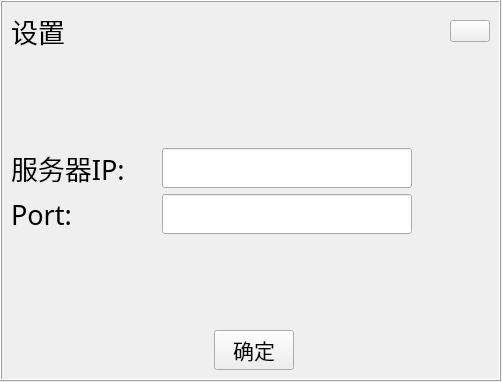
<?xml version="1.0" encoding="UTF-8"?>
<ui version="4.0">
 <class>Settings</class>
 <widget class="QWidget" name="Settings">
  <property name="geometry">
   <rect>
    <x>0</x>
    <y>0</y>
    <width>502</width>
    <height>382</height>
   </rect>
  </property>
  <property name="windowTitle">
   <string>Form</string>
  </property>
  <widget class="QFrame" name="frame">
   <property name="geometry">
    <rect>
     <x>0</x>
     <y>0</y>
     <width>501</width>
     <height>381</height>
    </rect>
   </property>
   <property name="frameShape">
    <enum>QFrame::Box</enum>
   </property>
   <property name="frameShadow">
    <enum>QFrame::Raised</enum>
   </property>
   <layout class="QVBoxLayout" name="verticalLayout_2">
    <item>
     <layout class="QHBoxLayout" name="horizontalLayout_3">
      <item>
       <widget class="QLabel" name="label_3">
        <property name="font">
         <font>
          <family>Agency FB</family>
          <pointsize>20</pointsize>
         </font>
        </property>
        <property name="text">
         <string>设置</string>
        </property>
       </widget>
      </item>
      <item>
       <spacer name="horizontalSpacer">
        <property name="orientation">
         <enum>Qt::Horizontal</enum>
        </property>
        <property name="sizeHint" stdset="0">
         <size>
          <width>40</width>
          <height>20</height>
         </size>
        </property>
       </spacer>
      </item>
      <item>
       <widget class="QPushButton" name="pushButton_Close">
        <property name="text">
         <string/>
        </property>
       </widget>
      </item>
     </layout>
    </item>
    <item>
     <spacer name="verticalSpacer">
      <property name="orientation">
       <enum>Qt::Vertical</enum>
      </property>
      <property name="sizeHint" stdset="0">
       <size>
        <width>20</width>
        <height>76</height>
       </size>
      </property>
     </spacer>
    </item>
    <item>
     <layout class="QVBoxLayout" name="verticalLayout">
      <item>
       <layout class="QHBoxLayout" name="horizontalLayout">
        <item>
         <widget class="QLabel" name="label">
          <property name="minimumSize">
           <size>
            <width>145</width>
            <height>0</height>
           </size>
          </property>
          <property name="maximumSize">
           <size>
            <width>145</width>
            <height>16777215</height>
           </size>
          </property>
          <property name="font">
           <font>
            <family>Agency FB</family>
            <pointsize>20</pointsize>
           </font>
          </property>
          <property name="text">
           <string>服务器IP:</string>
          </property>
         </widget>
        </item>
        <item>
         <widget class="QLineEdit" name="lineEdit_IP">
          <property name="minimumSize">
           <size>
            <width>250</width>
            <height>40</height>
           </size>
          </property>
          <property name="maximumSize">
           <size>
            <width>250</width>
            <height>40</height>
           </size>
          </property>
          <property name="font">
           <font>
            <family>Bahnschrift Light</family>
            <pointsize>18</pointsize>
           </font>
          </property>
          <property name="text">
           <string/>
          </property>
         </widget>
        </item>
        <item>
         <spacer name="horizontalSpacer_5">
          <property name="orientation">
           <enum>Qt::Horizontal</enum>
          </property>
          <property name="sizeHint" stdset="0">
           <size>
            <width>40</width>
            <height>20</height>
           </size>
          </property>
         </spacer>
        </item>
       </layout>
      </item>
      <item>
       <layout class="QHBoxLayout" name="horizontalLayout_2">
        <item>
         <widget class="QLabel" name="label_2">
          <property name="minimumSize">
           <size>
            <width>145</width>
            <height>0</height>
           </size>
          </property>
          <property name="maximumSize">
           <size>
            <width>145</width>
            <height>16777215</height>
           </size>
          </property>
          <property name="font">
           <font>
            <family>Agency FB</family>
            <pointsize>20</pointsize>
           </font>
          </property>
          <property name="text">
           <string>Port:</string>
          </property>
         </widget>
        </item>
        <item>
         <widget class="QLineEdit" name="lineEdit_Port">
          <property name="minimumSize">
           <size>
            <width>250</width>
            <height>40</height>
           </size>
          </property>
          <property name="maximumSize">
           <size>
            <width>250</width>
            <height>40</height>
           </size>
          </property>
          <property name="font">
           <font>
            <family>Bahnschrift Light</family>
            <pointsize>18</pointsize>
           </font>
          </property>
         </widget>
        </item>
        <item>
         <spacer name="horizontalSpacer_2">
          <property name="orientation">
           <enum>Qt::Horizontal</enum>
          </property>
          <property name="sizeHint" stdset="0">
           <size>
            <width>40</width>
            <height>20</height>
           </size>
          </property>
         </spacer>
        </item>
       </layout>
      </item>
     </layout>
    </item>
    <item>
     <spacer name="verticalSpacer_2">
      <property name="orientation">
       <enum>Qt::Vertical</enum>
      </property>
      <property name="sizeHint" stdset="0">
       <size>
        <width>20</width>
        <height>40</height>
       </size>
      </property>
     </spacer>
    </item>
    <item>
     <layout class="QHBoxLayout" name="horizontalLayout_6">
      <item>
       <widget class="QLabel" name="label_4">
        <property name="maximumSize">
         <size>
          <width>0</width>
          <height>0</height>
         </size>
        </property>
        <property name="text">
         <string/>
        </property>
       </widget>
      </item>
      <item>
       <spacer name="horizontalSpacer_4">
        <property name="orientation">
         <enum>Qt::Horizontal</enum>
        </property>
        <property name="sizeHint" stdset="0">
         <size>
          <width>40</width>
          <height>20</height>
         </size>
        </property>
       </spacer>
      </item>
      <item>
       <widget class="QPushButton" name="pushButton_Confirm">
        <property name="font">
         <font>
          <family>Agency FB</family>
          <pointsize>16</pointsize>
         </font>
        </property>
        <property name="text">
         <string>确定</string>
        </property>
       </widget>
      </item>
      <item>
       <spacer name="horizontalSpacer_3">
        <property name="orientation">
         <enum>Qt::Horizontal</enum>
        </property>
        <property name="sizeHint" stdset="0">
         <size>
          <width>40</width>
          <height>20</height>
         </size>
        </property>
       </spacer>
      </item>
     </layout>
    </item>
   </layout>
  </widget>
 </widget>
 <resources/>
 <connections/>
</ui>
